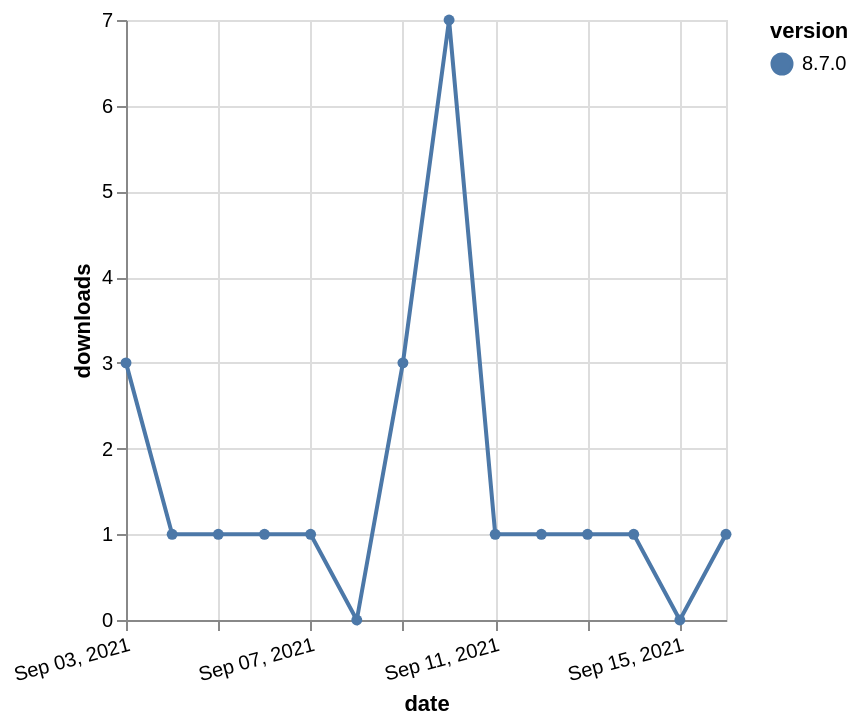

Write the Vega-Lite specification saved for this chart.
### Vega-Lite specification from a JSON file in a GitHub repository (floating-point values rounded to 4 significant figures)
{"$schema": "https://vega.github.io/schema/vega-lite/v5.json", "description": "A simple bar chart with embedded data.", "data": {"values": [{"date": "2021-09-03", "total": 511, "delta": 3, "version": "8.7.0"}, {"date": "2021-09-04", "total": 512, "delta": 1, "version": "8.7.0"}, {"date": "2021-09-05", "total": 513, "delta": 1, "version": "8.7.0"}, {"date": "2021-09-06", "total": 514, "delta": 1, "version": "8.7.0"}, {"date": "2021-09-07", "total": 515, "delta": 1, "version": "8.7.0"}, {"date": "2021-09-08", "total": 515, "delta": 0, "version": "8.7.0"}, {"date": "2021-09-09", "total": 518, "delta": 3, "version": "8.7.0"}, {"date": "2021-09-10", "total": 525, "delta": 7, "version": "8.7.0"}, {"date": "2021-09-11", "total": 526, "delta": 1, "version": "8.7.0"}, {"date": "2021-09-12", "total": 527, "delta": 1, "version": "8.7.0"}, {"date": "2021-09-13", "total": 528, "delta": 1, "version": "8.7.0"}, {"date": "2021-09-14", "total": 529, "delta": 1, "version": "8.7.0"}, {"date": "2021-09-15", "total": 529, "delta": 0, "version": "8.7.0"}, {"date": "2021-09-16", "total": 530, "delta": 1, "version": "8.7.0"}]}, "width": "container", "mark": {"type": "line", "point": {"filled": true}}, "encoding": {"x": {"field": "date", "type": "temporal", "timeUnit": "yearmonthdate", "title": "date", "axis": {"labelAngle": -15}}, "y": {"field": "delta", "type": "quantitative", "title": "downloads"}, "color": {"field": "version", "type": "nominal"}, "tooltip": {"field": "delta"}}}
